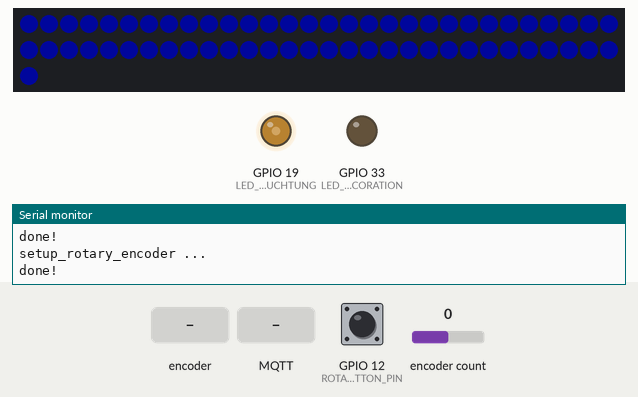
Recording of a program running on a simulated ESP32. Parts: 61 RGB LEDs in strip order, left to right, continuing on the next row, output pins drawn as LEDs (lit = HIGH), the last lines printed to the serial monitor. The inputs (shaded band) are chosen by the test bench; at power-on: encoder count 0, GPIO 12 (ROTARY_ENCODER_BUTTON_PIN) HIGH. Dim RGB values are drawn brighter than linear; WiFi joins after 1.5 s; servers stay silent unless stated; no MQTT or app messages arrive unless stated.

Above: at 4.7 s.
4.8 s: rotary encoder on GPIO 12 (ROTARY_ENCODER_BUTTON_PIN) / GPIO 14 (ROTARY_ENCODER_B_PIN) turned 3 steps (first pin leading)
At 7.05 s:
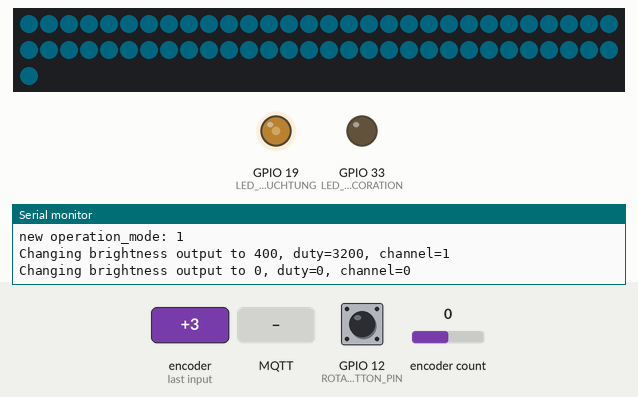
8.4 s: rotary encoder on GPIO 12 (ROTARY_ENCODER_BUTTON_PIN) / GPIO 14 (ROTARY_ENCODER_B_PIN) turned 2 steps (second pin leading)
At 10.36 s:
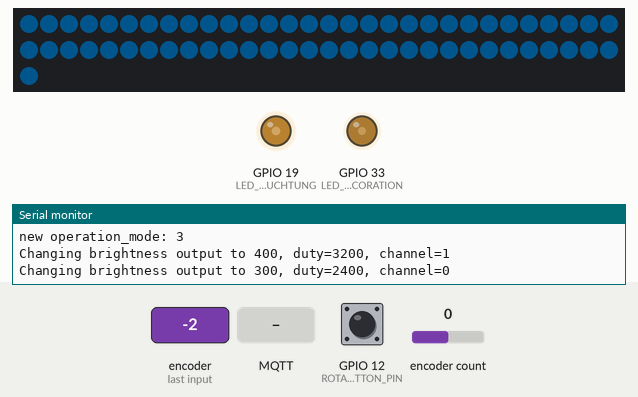
11.7 s: MQTT message "0" arrives on the first subscribed topic
At 11.86 s:
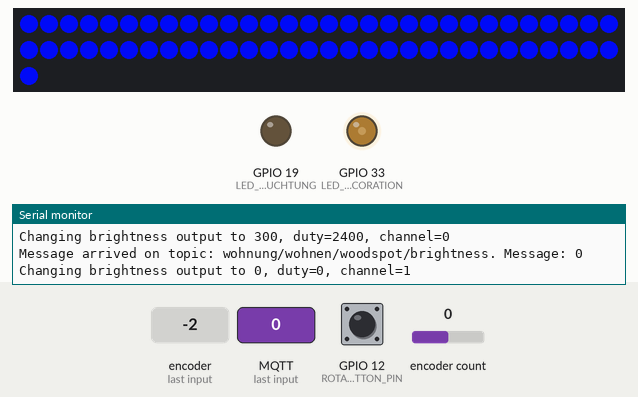
14.1 s: encoder count set to 1
At 16.07 s:
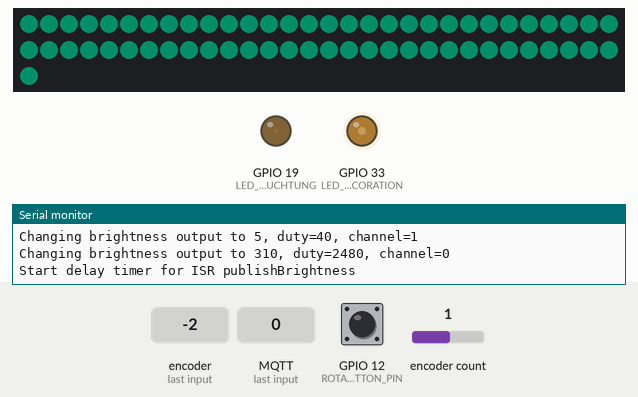
16.5 s: MQTT message "0" arrives on the second subscribed topic
At 16.67 s:
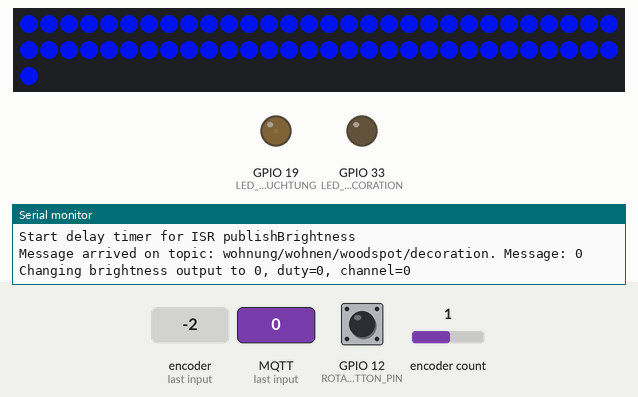
18.9 s: encoder count set to 2
At 21.78 s:
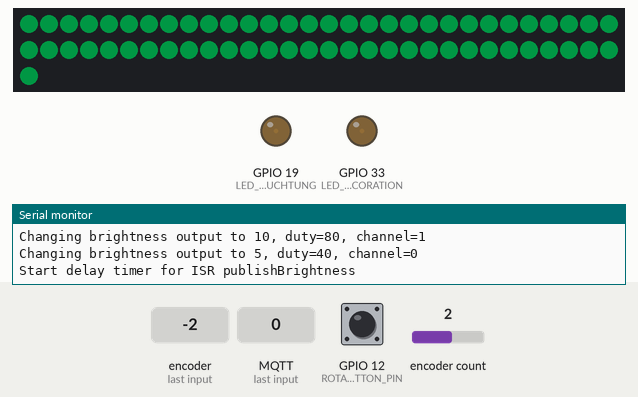
Timing chart, 0 to 22.3 s (numbered marks = the images above; inputs shaded):
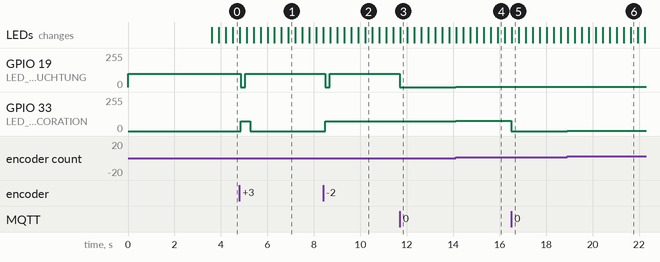

Measured:
- after the input at 4.8 s, GPIO 19 (LED_PIN_BELEUCHTUNG): 100/255 → 0/255 after 0.06 s, → 100/255 0.20 s later; GPIO 33 (LED_PIN_DECORATION): 0/255 → 75/255 after 0.06 s, → 0/255 0.40 s later
- after the input at 8.4 s, GPIO 19 (LED_PIN_BELEUCHTUNG): 100/255 → 0/255 after 0.08 s, → 100/255 0.20 s later; GPIO 33 (LED_PIN_DECORATION): 0/255 → 75/255 after 0.09 s
- after the input at 11.7 s, GPIO 19 (LED_PIN_BELEUCHTUNG): 100/255 → 0/255 at once
- after the input at 14.1 s, GPIO 19 (LED_PIN_BELEUCHTUNG): 0/255 → 1/255 at once; GPIO 33 (LED_PIN_DECORATION): 75/255 → 77/255 at once
- after the input at 16.5 s, GPIO 33 (LED_PIN_DECORATION): 77/255 → 0/255 at once
- after the input at 18.9 s, GPIO 19 (LED_PIN_BELEUCHTUNG): 1/255 → 2/255 at once; GPIO 33 (LED_PIN_DECORATION): 0/255 → 1/255 at once

The program:

main.cpp
```cpp
#include "Arduino.h"
#include "WiFi.h"
#include "ESPmDNS.h"
#include "WiFiUdp.h"
#include "ArduinoOTA.h"
#include "esp_system.h"
#include "PubSubClient.h"
#include "vrees_neopixel.h"
#include "rotary_encoder.h"
#include "main.h"

// use first channel of 16 channels (started from zero)
#define LEDC_CHANNEL_LIGHT 1
#define LEDC_CHANNEL_DECO 0

// use 13 bit precission for LEDC timer
#define LEDC_TIMER_13_BIT 13

// use 5000 Hz as a LEDC base frequency
#define LEDC_BASE_FREQ 5000

#define LED_PIN_BELEUCHTUNG 19 // Esstischlampe, Beleuchtung nach unten
#define LED_PIN_DECORATION 33  // Esstischlampe, Decoration strahlt nach oben

#define MAX_BRIGHTNESS 1024
#define INIT_BRIGHTNESS_LIGHT 400
#define INIT_BRIGHTNESS_DECO 300

operation_mode_t operation_mode;
int brightnessLight = INIT_BRIGHTNESS_LIGHT; // how bright the LED is
int brightnessDeco = INIT_BRIGHTNESS_DECO;

// const char *ssid = "HausRees-Draytek";
// const char *password = "6422048768813046";

char ssid[] = "HausRees-Draytek";     //  your network SSID (name)
char password[] = "6422048768813046"; // your network password

const char *mqttServer = "192.168.178.84";
const int mqttPort = 1883;
const char *mqttUser = "pi-mqtt";
const char *mqttPassword = "gs5lzvy8";
const char *topicLight = "wohnung/wohnen/woodspot/brightness";
const char *topicDecoration = "wohnung/wohnen/woodspot/decoration";
const char *topicColor = "wohnung/wohnen/woodspot/color";

WiFiClient espClient;
PubSubClient pubSubClient;
hw_timer_t *timer = NULL;
uint32_t itColor = 0;
volatile boolean publishBrightnessInNextLoop = false;

void nextOperationMode()
{
  switch (operation_mode)
  {
  case LIGHT:
    operation_mode = DECORATION;
    brightnessLight = 0;
    brightnessDeco = INIT_BRIGHTNESS_DECO;
    break;
  case DECORATION:
    operation_mode = BOTH;
    brightnessLight = INIT_BRIGHTNESS_LIGHT;
    brightnessDeco = INIT_BRIGHTNESS_DECO;
    break;
  default:
    operation_mode = LIGHT;
    brightnessLight = INIT_BRIGHTNESS_LIGHT;
    brightnessDeco = 0;
    break;
  }

  delay(5); // verhindert prellen
  Serial.print("new operation_mode: ");
  Serial.println(operation_mode);

  changeBrightness(0, false);
}

uint32_t min(uint32_t valueA, uint32_t valueB)
{
  if (valueA < valueB)
    return valueA;
  else
    return valueB;
}

// value has to be between 0 and valueMax
void writePwmBrightness(uint32_t value, uint8_t channel)
{
  // calculate duty, 8191 from 2 ^ 13 - 1
  uint32_t duty = (8192 / MAX_BRIGHTNESS) * min(value, MAX_BRIGHTNESS);

  Serial.print("Changing brightness output to ");
  Serial.print(value);
  Serial.print(", duty=");
  Serial.print(duty);
  Serial.print(", channel=");
  Serial.println(channel);

  ledcWrite(channel, duty);
}

void setup_wifi()
{
  delay(10);
  // We start by connecting to a WiFi network
  Serial.println();

  Serial.print("setup_wifi: Connecting to ");
  Serial.println(ssid);

  WiFi.begin(ssid, password);

  while (WiFi.waitForConnectResult() != WL_CONNECTED)
  {
    Serial.println("Connection Failed! Rebooting...");
    delay(5000);
    ESP.restart();
  }

  Serial.println("");
  Serial.println("WiFi connected");
  Serial.println("IP address: ");
  Serial.println(WiFi.localIP());
  delay(10);
}

void setup_ota()
{
  ArduinoOTA.setHostname("woodspot");

  ArduinoOTA
      .onStart([]() {
        String type;
        if (ArduinoOTA.getCommand() == U_FLASH)
          type = "sketch";
        else // U_SPIFFS
          type = "filesystem";

        // NOTE: if updating SPIFFS this would be the place to unmount SPIFFS using SPIFFS.end()
        Serial.println("Start updating " + type);
      })
      .onEnd([]() {
        Serial.println("\nEnd");
      })
      .onProgress([](unsigned int progress, unsigned int total) {
        Serial.printf("Progress: %u%%\r", (progress / (total / 100)));
      })
      .onError([](ota_error_t error) {
        Serial.printf("Error[%u]: ", error);
        if (error == OTA_AUTH_ERROR)
          Serial.println("Auth Failed");
        else if (error == OTA_BEGIN_ERROR)
          Serial.println("Begin Failed");
        else if (error == OTA_CONNECT_ERROR)
          Serial.println("Connect Failed");
        else if (error == OTA_RECEIVE_ERROR)
          Serial.println("Receive Failed");
        else if (error == OTA_END_ERROR)
          Serial.println("End Failed");
      });

  ArduinoOTA.begin();

  Serial.println("Ready");
  Serial.print("IP address: ");
  Serial.println(WiFi.localIP());
}

void callback(char *topic, byte *message, unsigned int length)
{
  Serial.print("Message arrived on topic: ");
  Serial.print(topic);
  Serial.print(". Message: ");
  String messageTemp;

  for (int i = 0; i < length; i++)
  {
    Serial.print((char)message[i]);
    messageTemp += (char)message[i];
  }
  Serial.println();

  if (String(topic) == topicLight)
  {
    brightnessLight = atoi(messageTemp.c_str());
    writePwmBrightness(brightnessLight, LEDC_CHANNEL_LIGHT);
  }
  else if (String(topic) == topicDecoration)
  {
    brightnessDeco = atoi(messageTemp.c_str());
    writePwmBrightness(brightnessDeco, LEDC_CHANNEL_DECO);
  }
  else if (String(topic) == topicColor)
  {
    Serial.print("Changing RGB Color to ");
    Serial.println(messageTemp);

    setColor(strtol(messageTemp.c_str(), NULL, 16));
  }
}

boolean mqtt_connect()
{
  boolean is_connected = true;

  if (!pubSubClient.connected())
  {
    Serial.print("Attempting MQTT connection...");
    // Attempt to connect
    if (pubSubClient.connect("ESP32Client", mqttUser, mqttPassword))
    {
      Serial.println("connected");
    }
    else
    {
      Serial.print("failed, rc=");
      Serial.println(pubSubClient.state());
      is_connected = false;
    }
  }
  return is_connected;
}

void subscribeTopics()
{
  pubSubClient.subscribe(topicLight);
  pubSubClient.subscribe(topicDecoration);
  pubSubClient.subscribe(topicColor, 0);
}

void reconnect()
{
  while (!pubSubClient.connected())
  {
    if (mqtt_connect())
      subscribeTopics();
  }
}

void IRAM_ATTR publishBrightnessIsr()
{
  publishBrightnessInNextLoop = true;
}

void startDelayTimer(int msec)
{
  Serial.println("Start delay timer for ISR publishBrightness");

  timer = timerBegin(0, 80, true);                          //timer 0, div 80
  timerAttachInterrupt(timer, &publishBrightnessIsr, true); //attach callback
  timerAlarmWrite(timer, msec * 1000, false);               //set time in us
  timerAlarmEnable(timer);
}

void publishBrightness()
{
  pubSubClient.publish(topicLight, String(brightnessLight).c_str(), true);
  pubSubClient.publish(topicDecoration, String(brightnessDeco).c_str(), true);
}

void writeBrightness(int brightness, uint8_t channel)
{
  writePwmBrightness(brightness, channel);
}

int ensureBrightnessRange(int brightness, int delta)
{
  int effectiveDelta = delta;

  if (brightness <= 100)
    effectiveDelta = delta / 2;
  else if (brightness <= 20)
    effectiveDelta = delta / 5;

  int newBrightness = brightness + effectiveDelta;

  if (newBrightness >= MAX_BRIGHTNESS)
  {
    newBrightness = MAX_BRIGHTNESS;
  }
  if (newBrightness < 0)
  {
    newBrightness = 0;
  }

  return newBrightness;
}

void changeBrightness(int delta, boolean delayMqttPublish = false)
{
  switch (operation_mode)
  {
  case LIGHT:
    brightnessLight = ensureBrightnessRange(brightnessLight, delta);
    writeBrightness(brightnessLight, LEDC_CHANNEL_LIGHT);
    writeBrightness(brightnessDeco, LEDC_CHANNEL_DECO);
    break;
  case DECORATION:
    writeBrightness(brightnessLight, LEDC_CHANNEL_LIGHT);
    brightnessDeco = ensureBrightnessRange(brightnessDeco, delta);
    writeBrightness(brightnessDeco, LEDC_CHANNEL_DECO);
    break;
  case BOTH:
    brightnessLight = ensureBrightnessRange(brightnessLight, delta);
    writeBrightness(brightnessLight, LEDC_CHANNEL_LIGHT);
    brightnessDeco = ensureBrightnessRange(brightnessDeco, delta);
    writeBrightness(brightnessDeco, LEDC_CHANNEL_DECO);
    break;
  }

  if (delayMqttPublish)
  {
    startDelayTimer(1000);
  }
  else
    publishBrightness();
}

void setup_mqtt()
{
  Serial.println("\nsetup_mqtt: ...");
  pubSubClient.setClient(espClient);
  pubSubClient.setServer(mqttServer, mqttPort);
  pubSubClient.setCallback(callback);

  boolean is_connected = mqtt_connect();
  pubSubClient.publish(topicLight, String(brightnessLight).c_str(), true);
  pubSubClient.publish(topicDecoration, String(brightnessDeco).c_str(), true);
  pubSubClient.publish(topicColor, String("000000").c_str(), true);

  delay(2000);
  Serial.print("setup_mqtt: Published default Brightness and color. Connected=");
  Serial.println(is_connected);
}

void setup()
{
  Serial.begin(115200);
  Serial.println("Booting");

  // Setup timer and attach timer to a led pin
  ledcSetup(LEDC_CHANNEL_LIGHT, LEDC_BASE_FREQ, LEDC_TIMER_13_BIT);
  ledcAttachPin(LED_PIN_BELEUCHTUNG, LEDC_CHANNEL_LIGHT);

  ledcSetup(LEDC_CHANNEL_DECO, LEDC_BASE_FREQ, LEDC_TIMER_13_BIT);
  ledcAttachPin(LED_PIN_DECORATION, LEDC_CHANNEL_DECO);

  Serial.print("operation_mode: ");
  Serial.println(operation_mode);

  nextOperationMode(); // defaults to LIGHT

  setup_wifi();
  setup_ota();
  setup_mqtt();

  setup_neopixel();
  setup_rotary_encoder();
  subscribeTopics();
}

void color_loop()
{
  ++itColor;
  setColor(itColor);
  itColor = itColor & 0xFFFFFF;
  // Serial.println(itColor);
}

void loop()
{
  if (!pubSubClient.connected())
  {
    reconnect();
  }
  pubSubClient.loop();

  if (publishBrightnessInNextLoop)
  {
    publishBrightnessInNextLoop = false;
    publishBrightness();
  }

  rotary_encoder_loop();
  color_loop();
  ArduinoOTA.handle();
  delay(1);
}
```

main.h
```cpp
#ifndef MAIN_H
#define MAIN_H

typedef enum
{
    LIGHT = 1,      // Beleuchtung unten
    DECORATION = 2, // Decobeleuchtung nach oben
    BOTH = 3,       // Alle Leds an. Oben und unten
} operation_mode_t;

extern operation_mode_t operation_mode;

void changeBrightness(int delta, boolean delayMqttPublish);
void nextOperationMode();

#endif /* MAIN_H */
```

rotary_encoder.h
```cpp
#ifndef ROTARY_ENCODER_H
#define VREES_NEOPIXEL_H

void setup_rotary_encoder();
void rotary_encoder_loop();

#endif /* VREES_NEOPIXEL_H */
```

vrees_neopixel.h
```cpp
#ifndef VREES_NEOPIXEL_H
#define VREES_NEOPIXEL_H

void setup_neopixel();
void neopixel_loop();
void setColor(uint32_t color);

#endif /* VREES_NEOPIXEL_H */
```

rotary_encoder.cpp
```cpp
#include "AiEsp32RotaryEncoder.h"
#include "Arduino.h"
#include "main.h"

/*
connecting Rotary encoder
CLK (A pin) - to any microcontroler intput pin with interrupt -> in this example pin 32
DT (B pin) - to any microcontroler intput pin with interrupt -> in this example pin 21
SW (button pin) - to any microcontroler intput pin -> in this example pin 25
VCC - to microcontroler VCC (then set ROTARY_ENCODER_VCC_PIN -1) or in this example pin 25
GND - to microcontroler GND
*/
#define ROTARY_ENCODER_A_PIN 27
#define ROTARY_ENCODER_B_PIN 14
#define ROTARY_ENCODER_BUTTON_PIN 12
#define ROTARY_ENCODER_VCC_PIN -1 /*put -1 of Rotary encoder Vcc is connected directly to 3,3V; else you can use declared output pin for powering rotary encoder */

#define DEFAULT_STEP_SIZE 10

AiEsp32RotaryEncoder rotaryEncoder = AiEsp32RotaryEncoder(ROTARY_ENCODER_A_PIN, ROTARY_ENCODER_B_PIN, ROTARY_ENCODER_BUTTON_PIN, ROTARY_ENCODER_VCC_PIN);

int steps = DEFAULT_STEP_SIZE;

void rotary_onButtonClick()
{
    nextOperationMode();
}

void rotary_encoder_loop()
{
    //first lets handle rotary encoder button click
    if (rotaryEncoder.currentButtonState() == BUT_RELEASED)
    {
        //we can process it here or call separate function like:
        rotary_onButtonClick();
    }

    // lets see if anything changed
    int16_t encoderDelta = rotaryEncoder.encoderChanged();

    //optionally we can ignore whenever there is no change
    if (encoderDelta == 0)
        return;

    Serial.print("encoderDelta=");
    Serial.println(encoderDelta);

    int delta = 0;
    if (encoderDelta > 0)
        delta = steps;
    if (encoderDelta < 0)
        delta = -steps;

    if (encoderDelta != 0)
    {
        changeBrightness(delta, true);
    }
}

void setup_rotary_encoder()
{
    Serial.println("\nsetup_rotary_encoder ...");
    //we must initialize rorary encoder
    rotaryEncoder.begin();
    rotaryEncoder.setup([] { rotaryEncoder.readEncoder_ISR(); });
    //optionally we can set boundaries and if values should cycle or not
    rotaryEncoder.setBoundaries(0, 1000, true); //minValue, maxValue, cycle values (when max go to min and vice versa)

    rotaryEncoder.enable();

    Serial.println("done!");
}
```

vrees_neopixel.cpp
```cpp
// NeoPixelBrightness
// This example will cycle brightness from high to low of
// three pixels colored Red, Green, Blue.
// This demonstrates the use of the NeoPixelBrightnessBus
// with integrated brightness support
//
// There is serial output of the current state so you can
// confirm and follow along
//

#include <NeoPixelBrightnessBus.h> // instead of NeoPixelBus.h

const uint16_t PixelCount = 61; // this example assumes 3 pixels, making it smaller will cause a failure
const uint8_t PixelPin = 13;    // make sure to set this to the correct pin, ignored for Esp8266

HtmlColor currentColor(0x000000);

// Make sure to provide the correct color order feature
// for your NeoPixels
NeoPixelBrightnessBus<NeoBrgFeature, Neo800KbpsMethod> strip(PixelCount, PixelPin);

// you loose the original color the lower the dim value used
// here due to quantization
const uint8_t c_MinBrightness = 8;
const uint8_t c_MaxBrightness = 255;

int8_t direction; // current direction of dimming

void setColor(uint32_t color)
{
    currentColor = HtmlColor(color);
    strip.ClearTo(currentColor);
    strip.Show();
}

void setup_neopixel()
{
    Serial.println("\nsetup_neopixel:  ...");

    // this resets all the neopixels to an off state
    strip.Begin();
    strip.Show();

    direction = -1; // default to dim first
    strip.ClearTo(currentColor);
    strip.Show();

    Serial.println("done!");
}

void neopixel_loop()
{
    uint8_t brightness = strip.GetBrightness();
    // Serial.println(brightness);

    delay(100);

    // swap diection of dim when limits are reached
    //
    if (direction < 0 && brightness <= c_MinBrightness)
    {
        direction = 1;
    }
    else if (direction > 0 && brightness >= c_MaxBrightness)
    {
        direction = -1;
    }
    // apply dimming
    brightness += direction;
    strip.SetBrightness(brightness);

    // show the results
    strip.Show();
}
```
